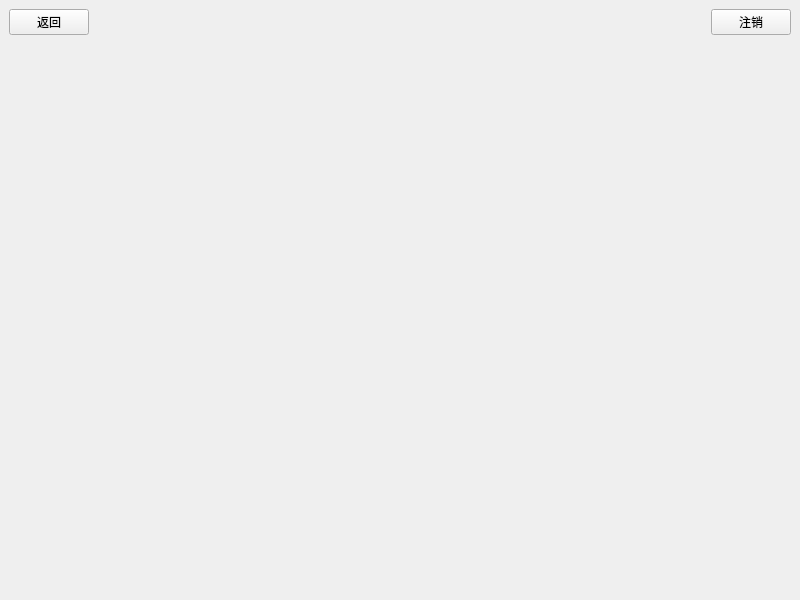
<?xml version="1.0" encoding="UTF-8"?>
<ui version="4.0">
 <class>MasterView</class>
 <widget class="QMainWindow" name="MasterView">
  <property name="geometry">
   <rect>
    <x>0</x>
    <y>0</y>
    <width>800</width>
    <height>600</height>
   </rect>
  </property>
  <property name="windowTitle">
   <string>MasterView</string>
  </property>
  <widget class="QWidget" name="centralwidget">
   <layout class="QVBoxLayout" name="verticalLayout">
    <item>
     <layout class="QHBoxLayout" name="horizontalLayout">
      <item>
       <widget class="QPushButton" name="btBack">
        <property name="text">
         <string>返回</string>
        </property>
       </widget>
      </item>
      <item>
       <spacer name="horizontalSpacer">
        <property name="orientation">
         <enum>Qt::Orientation::Horizontal</enum>
        </property>
        <property name="sizeHint" stdset="0">
         <size>
          <width>40</width>
          <height>20</height>
         </size>
        </property>
       </spacer>
      </item>
      <item>
       <widget class="QLabel" name="labelTitle">
        <property name="text">
         <string/>
        </property>
       </widget>
      </item>
      <item>
       <spacer name="horizontalSpacer_2">
        <property name="orientation">
         <enum>Qt::Orientation::Horizontal</enum>
        </property>
        <property name="sizeHint" stdset="0">
         <size>
          <width>40</width>
          <height>20</height>
         </size>
        </property>
       </spacer>
      </item>
      <item>
       <widget class="QPushButton" name="btLogout">
        <property name="text">
         <string>注销</string>
        </property>
       </widget>
      </item>
     </layout>
    </item>
    <item>
     <widget class="QStackedWidget" name="stackedWidget"/>
    </item>
   </layout>
  </widget>
 </widget>
 <resources/>
 <connections/>
</ui>
